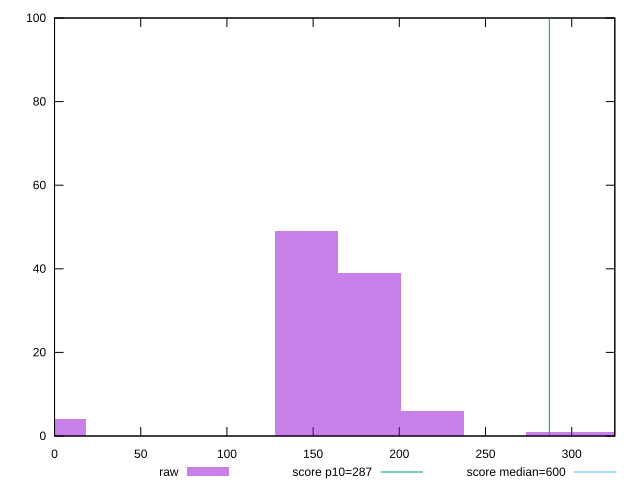

gnuplot code for this plot:
reset

$raw <<EOF
145.9964869935932 49
182.4956087419915 39
0 4
218.99473049038983 6
328.4920957355847 1
291.9929739871864 1
EOF

set key outside below
set boxwidth 36.4991217483983
set xrange [0:325]
set yrange [0:100]
set trange [0:100]
set style fill transparent solid 0.5 noborder

set parametric
set terminal svg size 640, 490 enhanced background rgb 'white'
set output "report_00009_2021-02-08T22-37-41.559Z/total-blocking-time/samples/pages+cached+noadtech+nomedia/raw/histogram.svg"

plot $raw title "raw" with boxes, \
     287,t title "score p10=287", \
     600,t title "score median=600"

reset
